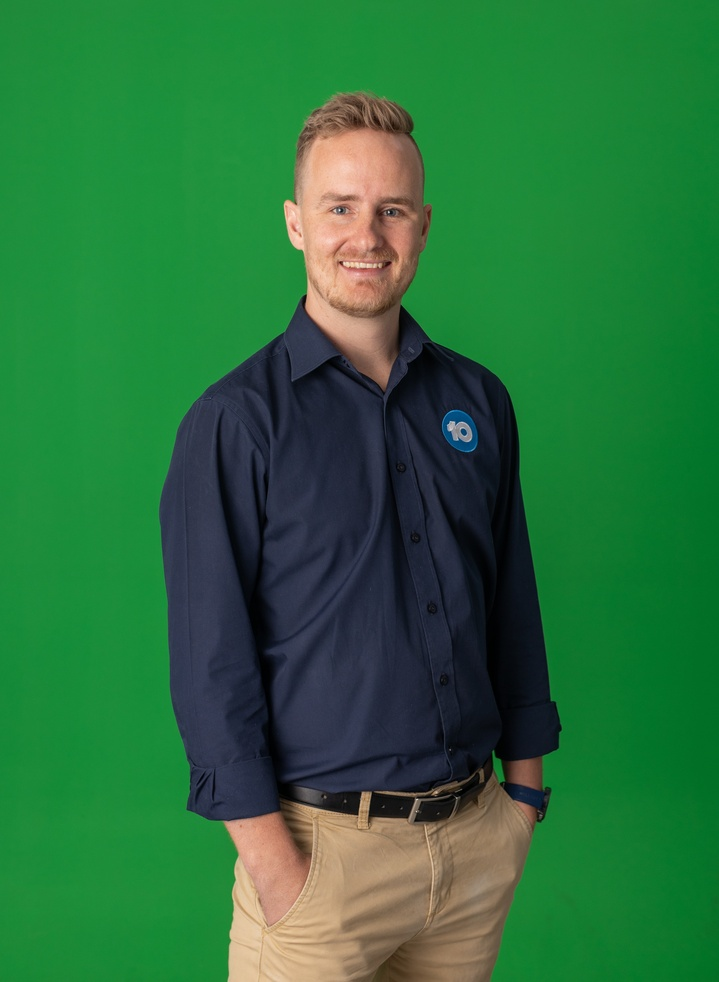
#> input picture u0-vorlesung-uebungen/example/greenscreen.jpg, 719 x 982 px, shrunk from 3823 x 5223 before the run
$ python 03_histogram.py
#> lines starting #> are read from the running program, lines starting #| are printed output that depends on the picture
import cv2
import matplotlib.pyplot as plt
import numpy as np

# ---------- #
# READ IMAGE #
# ---------- #
path='../example/greenscreen.jpg'
img=cv2.imread(path)
#> img is the input picture: shape (982, 719, 3); mean B, G, R 59.5, 112, 41.2
img=cv2.cvtColor(img, cv2.COLOR_BGR2GRAY)
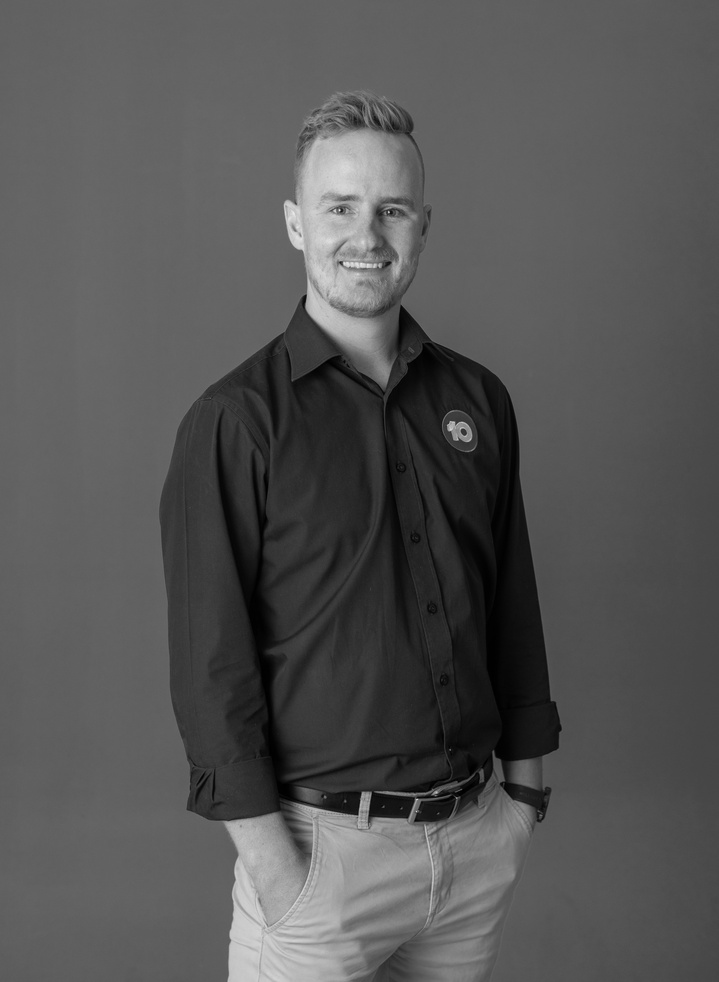
#> img: shape (982, 719); min 0, max 235, mean 84.9

# --------------- #
# BUILD HISTOGRAM #
# --------------- #
histogram = np.zeros(256)

height=len(img[0])
#> height = 719
width=len(img)
#> width = 982

for i in range(width):
  for j in range(height):
    histogram[ img[i][j] ] += 1

# -------- #
# PLOTTING #
# -------- #
fig = plt.figure()
ax = fig.add_axes([0,0,1,1])
ax.bar(np.arange(0, 256, 1),histogram)
plt.show()
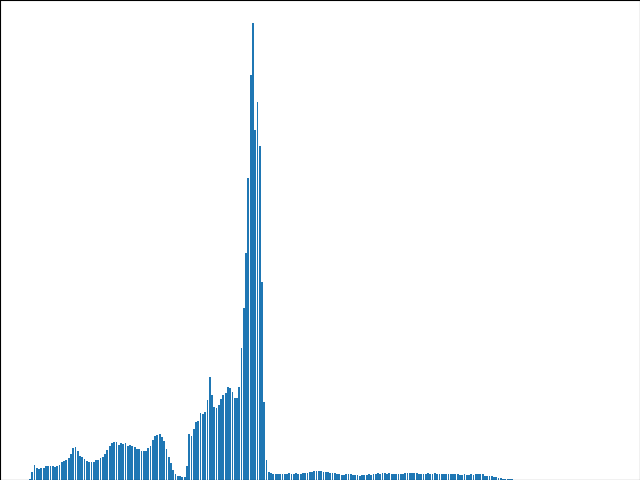
#> figure drawn by matplotlib, 1 panel; tallest bar 45573 high, from x = 97.6 to 98.4
